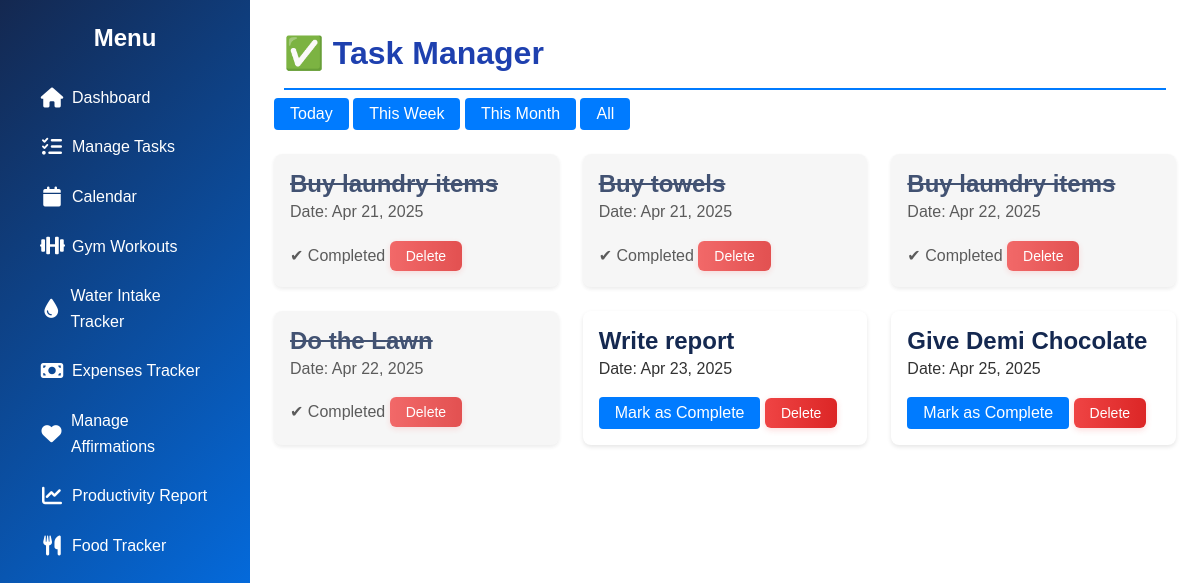
The page /task_manager on the database as committed earlier.
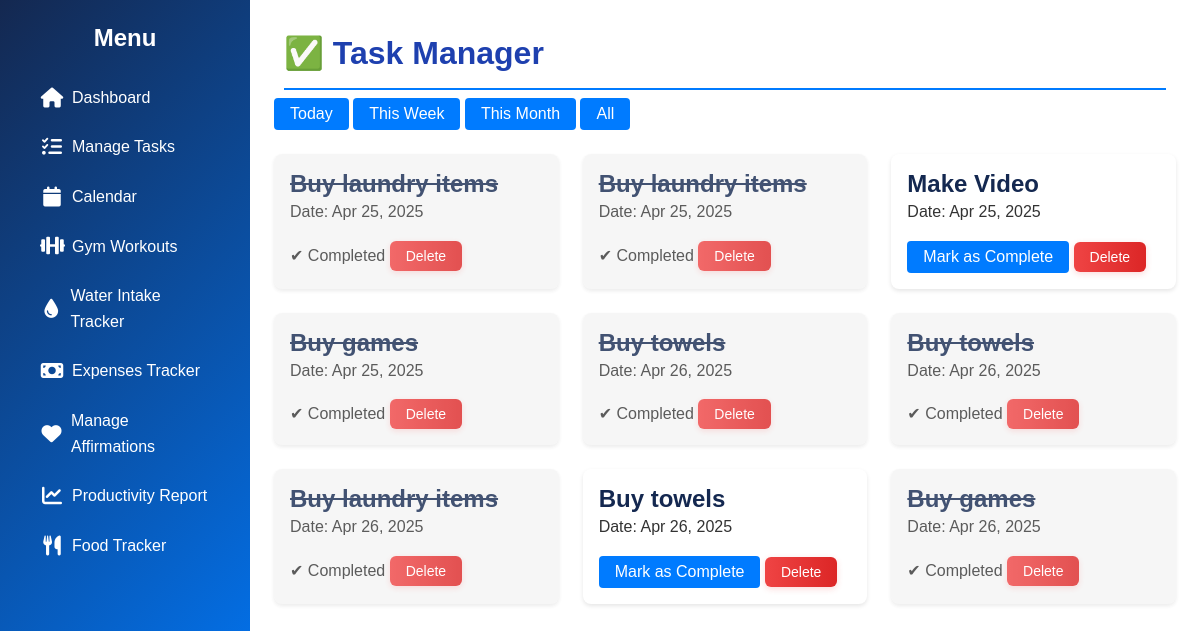
The same page on the database as committed later.
### app.py (models this page shows)
class Task(db.Model):
    id = db.Column(db.Integer, primary_key=True)
    description = db.Column(db.String(200), nullable=False)
    completed = db.Column(db.Boolean, default=False)
    date = db.Column(db.Date, nullable=False)

### app.py (the view)
@app.route('/task_manager')
def task_manager():
    filter_by = request.args.get('filter', 'all')
    today = datetime.today().date()
    start_of_week = today - timedelta(days=today.weekday())
    start_of_month = today.replace(day=1)
    if filter_by == 'today':
        tasks = Task.query.filter(Task.date == today).all()
    elif filter_by == 'week':
        tasks = Task.query.filter(Task.date >= start_of_week).all()
    elif filter_by == 'month':
        tasks = Task.query.filter(Task.date >= start_of_month).all()
    else:
        tasks = Task.query.order_by(Task.date).all()
    return render_template('task_manager.html', tasks=tasks, filter_by=filter_by)

### templates/task_manager.html (shortened to what this page needs)
{% extends "base.html" %}
{% block content %}
<h1 class="page-header">✅ Task Manager</h1>
<div class="filter-buttons">
    <a href="{{ url_for('task_manager', filter='today') }}" class="btn">Today</a>
    <a href="{{ url_for('task_manager', filter='week') }}" class="btn">This Week</a>
    <a href="{{ url_for('task_manager', filter='month') }}" class="btn">This Month</a>
    <a href="{{ url_for('task_manager') }}" class="btn">All</a>
</div>
<div class="task-cards">
    {% for task in tasks %}
        <div class="task-card {% if task.completed %}completed{% endif %}">
            <h4>{{ task.title or task.description }}</h4>
            <p>Date: {{ task.date.strftime('%b %d, %Y') }}</p>
            {% if task.completed %}
                <span class="status">✔ Completed</span>
            {% else %}
                <a href="{{ url_for('complete_task', task_id=task.id) }}" class="btn small">Mark as Complete</a>
            {% endif %}
            <a href="{{ url_for('delete_task', task_id=task.id) }}" class="btn small danger">Delete</a>
        </div>
    {% else %}
        <p>No tasks found for this view.</p>
    {% endfor %}
</div>
{% endblock %}

Rows that differ between the two databases and show on the page:
removed Task: description "Buy laundry items", date "Apr 21, 2025", completed "✔ Completed"
removed Task: description "Buy towels", date "Apr 21, 2025", completed "✔ Completed"
removed Task: description "Buy laundry items", date "Apr 22, 2025", completed "✔ Completed"
removed Task: description "Do the Lawn", date "Apr 22, 2025", completed "✔ Completed"
removed Task: description "Write report", date "Apr 23, 2025", completed False (drawn)
removed Task: description "Give Demi Chocolate", date "Apr 25, 2025", completed False (drawn)
added Task: description "Buy laundry items", date "Apr 25, 2025", completed "✔ Completed"
added Task: description "Buy laundry items", date "Apr 25, 2025", completed "✔ Completed"
added Task: description "Make Video", date "Apr 25, 2025", completed False (drawn)
added Task: description "Buy games", date "Apr 25, 2025", completed "✔ Completed"
added Task: description "Buy towels", date "Apr 26, 2025", completed "✔ Completed"
added Task: description "Buy towels", date "Apr 26, 2025", completed "✔ Completed"
added Task: description "Buy laundry items", date "Apr 26, 2025", completed "✔ Completed"
added Task: description "Buy towels", date "Apr 26, 2025", completed False (drawn)
added Task: description "Buy games", date "Apr 26, 2025", completed "✔ Completed"
